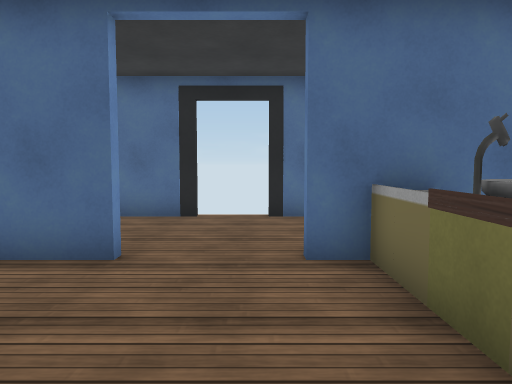
[1] (above)

24 first-person views from a walk through a Unity game level. The camera is 1.2 m above the floor, tilts 4° down and sees 70° across. The floor is counted in squares, 1 m on a side. Each view is taken from the middle of a square. On the plan, view 1 faces up. The plan holds only what a view shows up to about 15 squares ahead; the rest is blank. The place goes on beyond the plan. The player is left out. Door leaves are left out, so doorways stand open. Some surface patterns are stand-ins.

[2]
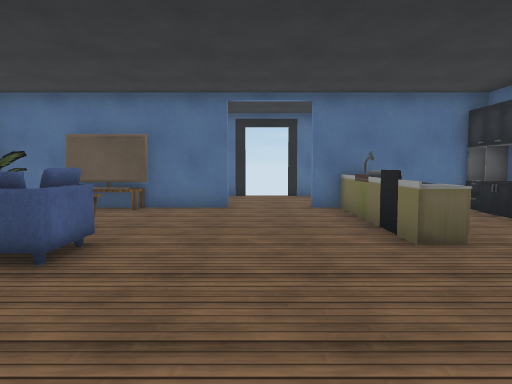

[3]
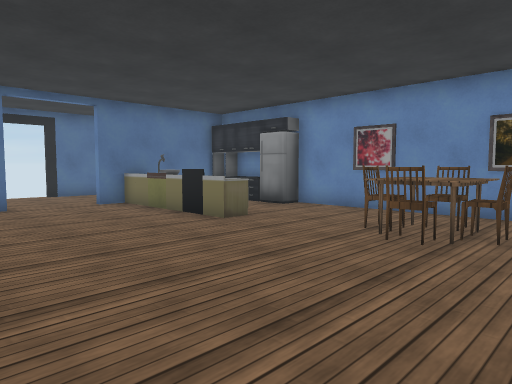

[4]
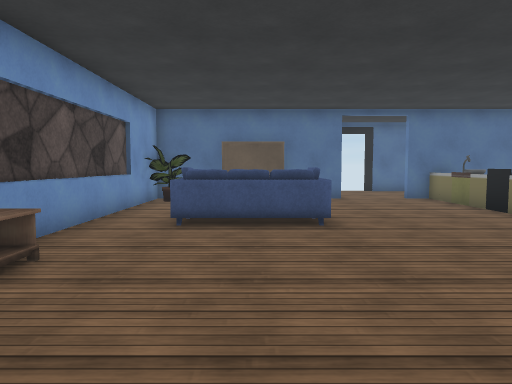

[5]
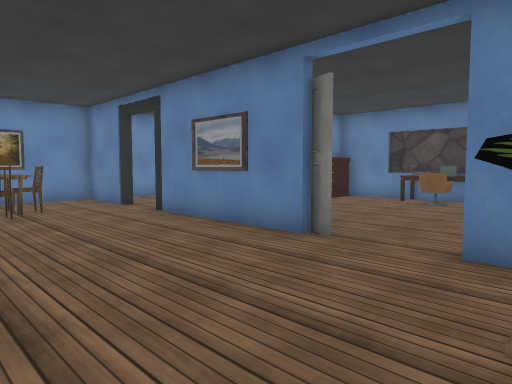

[6]
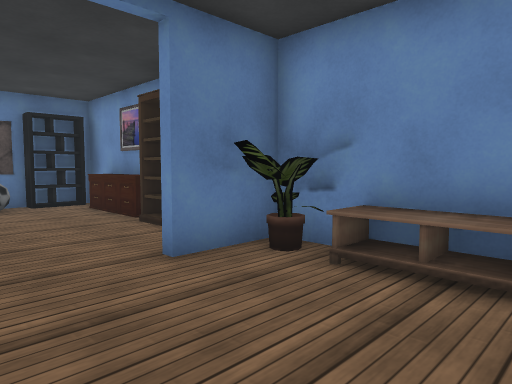

[7]
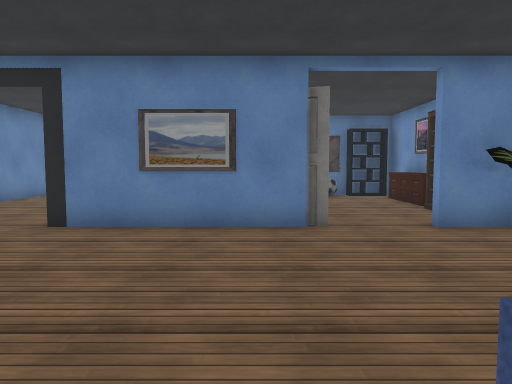

[8]
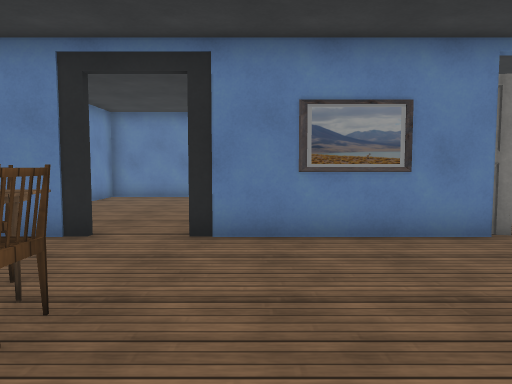

[9]
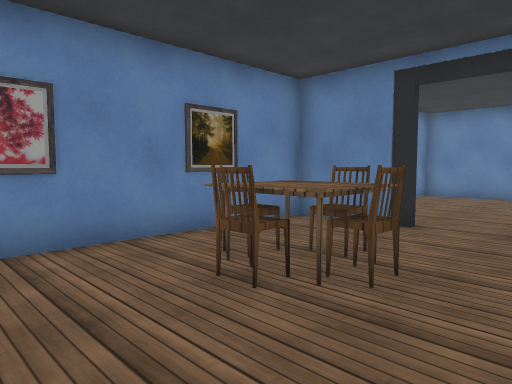

[10]
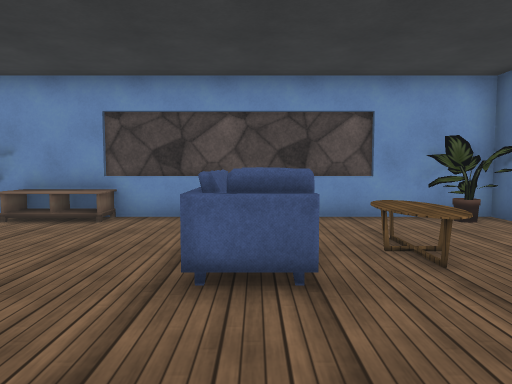

[11]
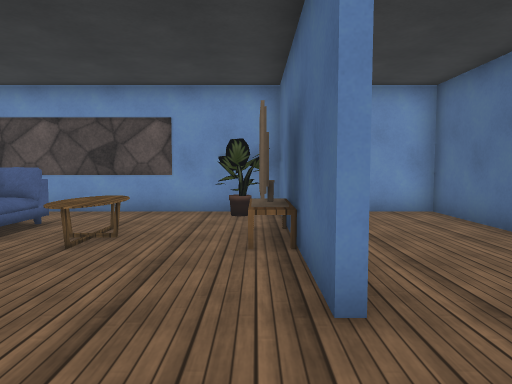

[12]
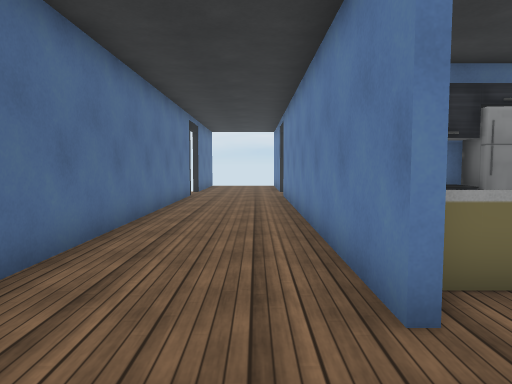

[13]
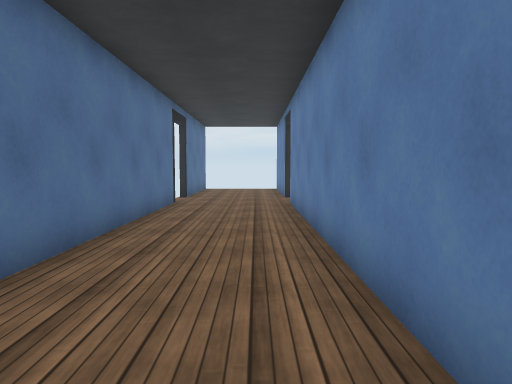

[14]
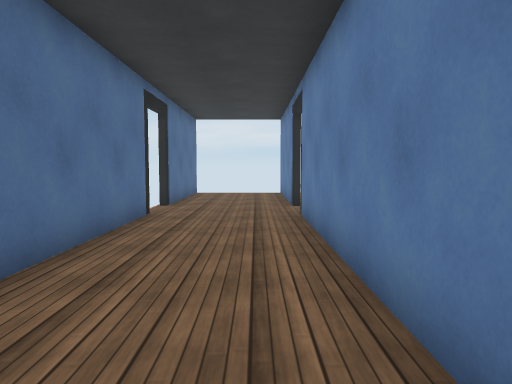

[15]
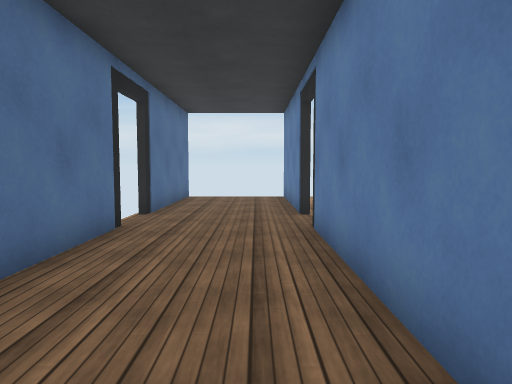

[16]
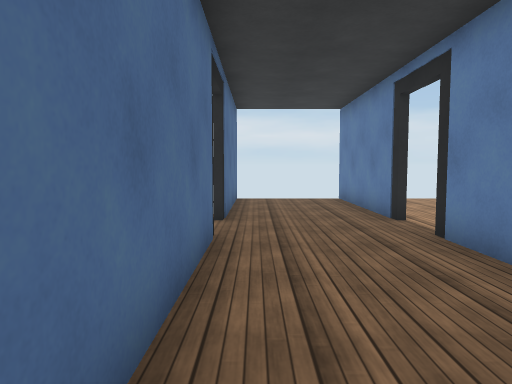

[17]
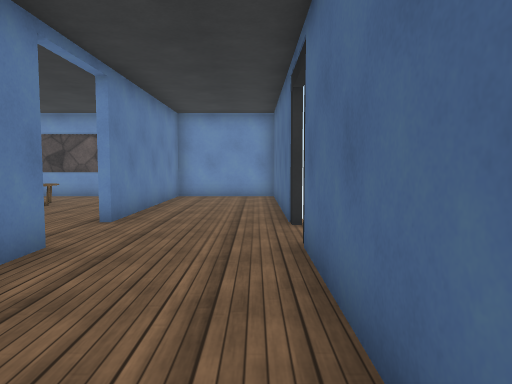

[18]
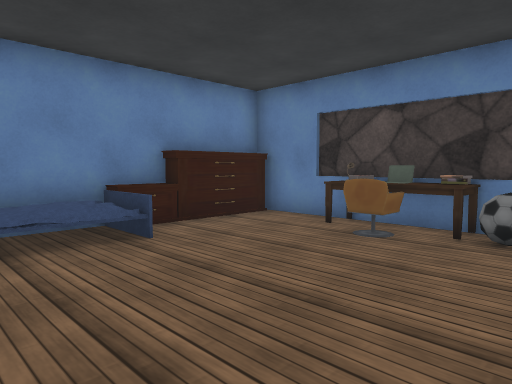

[19]
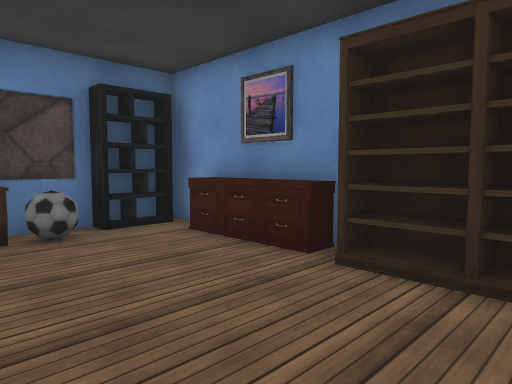

[20]
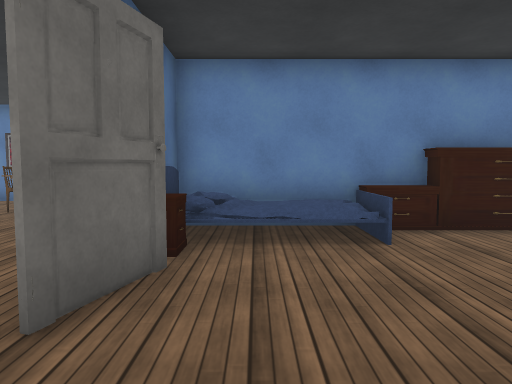

[21]
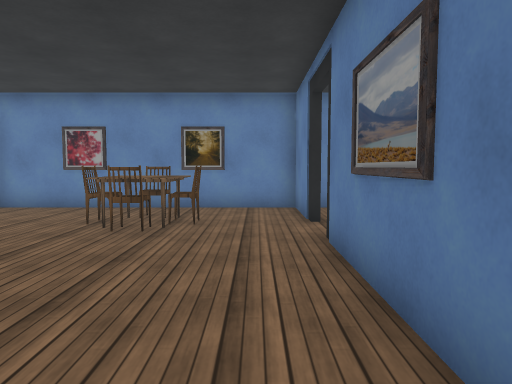

[22]
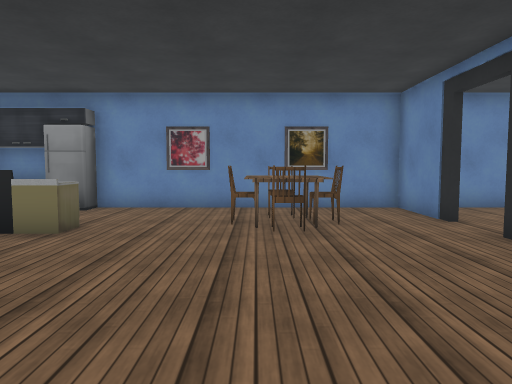

[23]
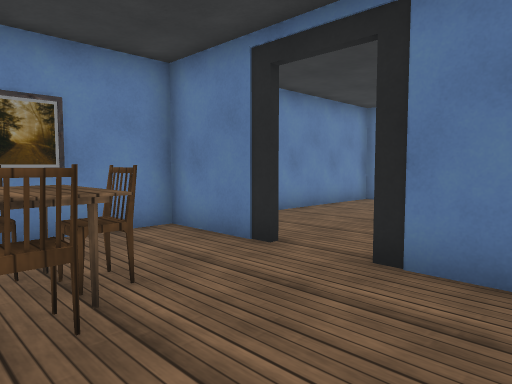

[24]
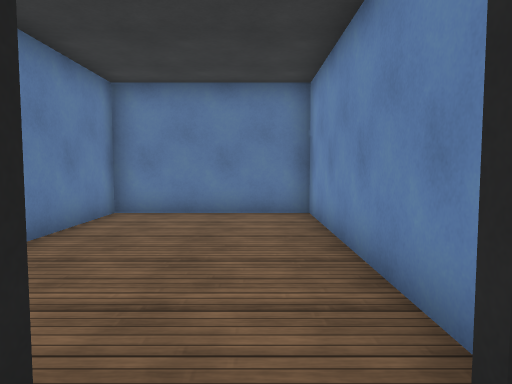

### Floor plan
Points are (right, up) in squares from view 1. A wall is a line through its corners. A room is listed if a view was taken in it or the views show most of it. See-through windows are left out.
Room 1 (views 1, 2, 3, 5, 6, 7, 8, 9, 10, 11, 21, 22, 23, 24)
walls: (-1.4, -8.2) (1.2, -8.2); (-1.8, 4.6) (-8.7, 4.6) (-8.7, -8.2); (-4.1, -8.2) (-2.4, -8.2); (-4.5, -8.3) (-3.9, -8.5); (2.9, -8.2) (5.7, -8.2) (5.7, 4.5); (-7.5, -8.2) (-6.5, -8.2); (5.2, 4.6) (0.6, 4.6)
ways out: open door at (-5.5, -8) to room 2; open door at (2, -8) to room 2; open door at (-0.8, 4.8) to room 3
objects: other object (-8, -8) to (-7, -7); table (-8, -6) to (-8, -4); other object (-8, 3) to (-7, 4); sofa (-7, -2) to (-4, -1); table (-6, 1) to (-4, 2); table (-6, 4); TV (-5, 4); table (-4, 4); bed (0, -8); chair (2, -5) to (2, -4); counter (2, 0); counter (2, 1); sink (2, 2); counter (2, 3); counter (2, 4); chair (3, -6); table (3, -5); chair (3, -4); chair (4, -5) to (4, -4); fridge (5, 1) to (5, 2); cabinet (5, 3) to (5, 4)
Room 2 (views 4, 18, 19, 20)
walls: (0.4, -12.5) (0.4, -8.5); (-2.7, -8.9) (-4.5, -8.4); (0.6, -9.2) (0.6, -12.5); (-2.4, -8.2) (-1.4, -8.2); (-8.7, -11.9) (-8.7, -16.4) (5.7, -16.4) (5.7, -8.9); (-8.7, -8.2) (-7.5, -8.2)
ways out: open door at (-5.5, -8) to room 1; open door at (2, -8) to room 1
objects: bookshelf (-8, -16) to (-7, -16); other object (-8, -15); other object (-8, -14); other object (-8, -13) to (-8, -12); bookshelf (-8, -11); bookshelf (-8, -10) to (-8, -9); ball (-6, -16) to (-6, -15); books (-5, -16); laptop (-4, -16); chair (-4, -15); other object (-3, -16); other object (-3, -15); other object (-2, -9); other object (0, -16) to (0, -14); other object (0, -13)
Room 3 (views 12, 13, 14, 15, 16, 17)
walls: (0.6, 4.9) (13.4, 4.9); (-1.4, 8.7) (-8.7, 8.7) (-8.7, 4.9) (-1.8, 4.9); (13.4, 8.7) (0.2, 8.7); (15, 4.9) (20.8, 4.9); (20.8, 8.7) (15, 8.7)
ways out: open door at (-0.8, 4.8) to room 1; open door at (-0.5, 9); open door at (14.5, 5); open door at (14.5, 9)

Where each view was taken, in squares from view 1:
view 1: 0 up, 0 right, facing up
view 2: 6 down, 1 left, facing up
view 3: 7 down, 4 left, facing up-right
view 4: 9 down, 5 left, facing up
view 5: 3 down, 8 left, facing down-right
view 6: 4 down, 4 left, facing down-left
view 7: 1 down, 3 left, facing down
view 8: 2 down, 0 right, facing down
view 9: 1 down, 0 right, facing down-right
view 10: 1 down, 0 right, facing left
view 11: 4 up, 1 right, facing left
view 12: 6 up, 2 left, facing right
view 13: 6 up, 1 right, facing right
view 14: 6 up, 4 right, facing right
view 15: 6 up, 6 right, facing right
view 16: 8 up, 7 right, facing right
view 17: 8 up, 6 right, facing left
view 18: 9 down, 7 left, facing down-right
view 19: 9 down, 4 left, facing down-left
view 20: 10 down, 7 left, facing right
view 21: 7 down, 5 left, facing right
view 22: 4 down, 5 left, facing right
view 23: 4 down, 1 left, facing down-right
view 24: 7 down, 2 right, facing down
